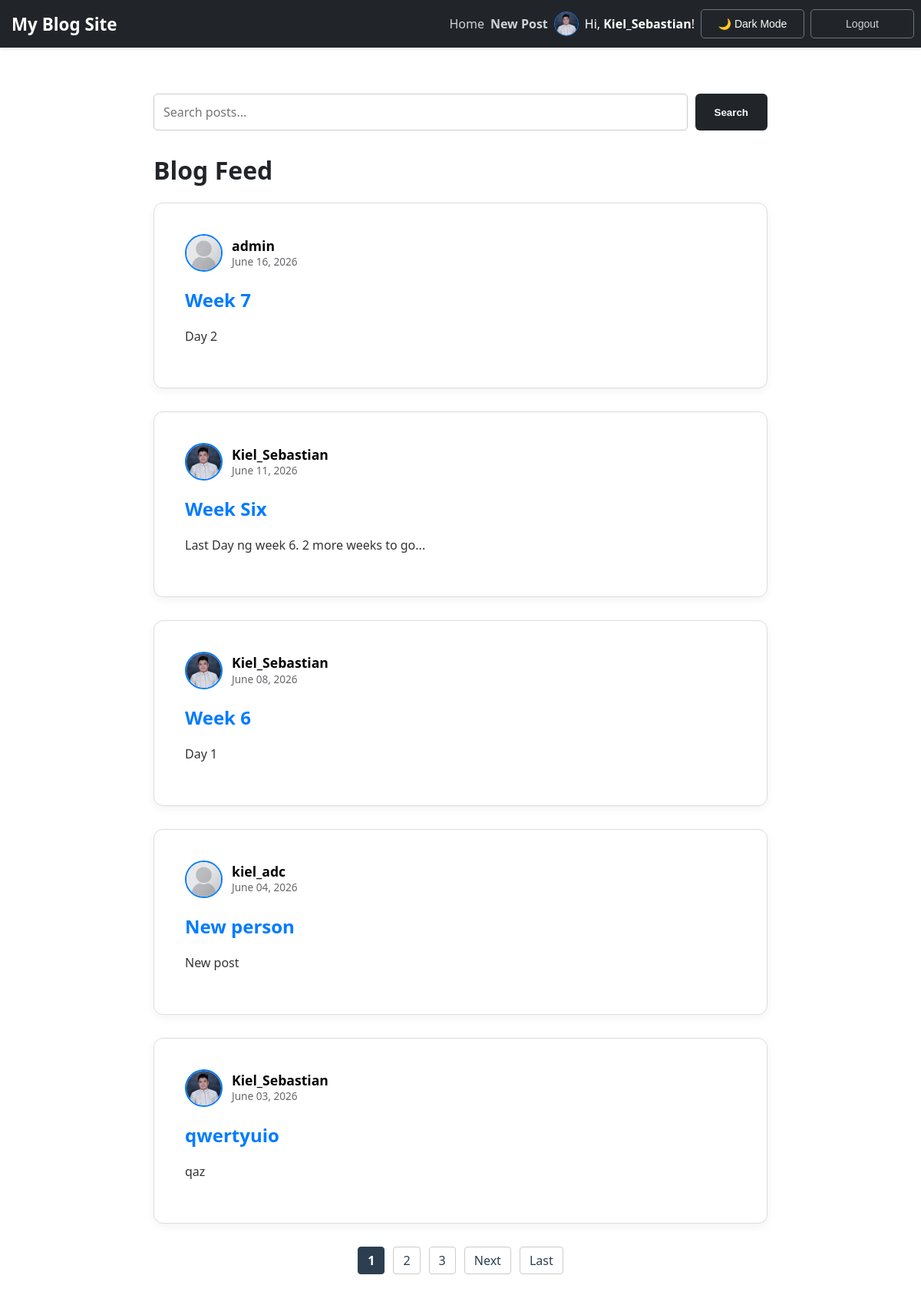
Screenshot of / (signed in) with the database file from the repository.
### blog/models.py (models this page shows, shortened)
class Profile(models.Model):
    user = models.OneToOneField(User, on_delete=models.CASCADE)
    image = models.ImageField(default='default.jpg', upload_to='profile_pics')
    bio = models.TextField(max_length=500, blank=True, help_text="Short description")
    birth_date = models.DateField(null=True, blank=True, verbose_name="Date of Birth")
    gender_3nf = models.ForeignKey(GenderLookup, on_delete=models.SET_NULL, null=True, blank=True)
    civil_status_3nf = models.ForeignKey(CivilStatusLookup, on_delete=models.SET_NULL, null=True, blank=True)
    citizenship_3nf = models.ForeignKey(CitizenshipLookup, on_delete=models.SET_NULL, null=True, blank=True)
    citizenship_acquisition_3nf = models.ForeignKey(CitizenshipAcqLookup, on_delete=models.SET_NULL, null=True, blank=True)
    middle_name = models.CharField(max_length=100, blank=True, null=True)
    name_extension = models.CharField(max_length=20, blank=True, null=True)
    place_of_birth = models.CharField(max_length=255, blank=True, null=True)
    employee_number = models.CharField(max_length=50, blank=True, null=True)
    dual_citizenship_country = models.CharField(max_length=100, blank=True, null=True)
    mobile_number = models.CharField(max_length=20, blank=True, null=True)
    class Meta: db_table = 'pds_personal_information'

class Post(models.Model):
    title = models.CharField(max_length=100)
    content = models.TextField()
    date_posted = models.DateTimeField(auto_now=True)
    author = models.ForeignKey(User, on_delete=models.CASCADE)
    image = models.ImageField(null=True, blank=True, upload_to=user_directory_path)

### blog/views.py (the view)
# urls.py: path('', PostListView.as_view(), name='blog-home'),
class PostListView(ListView):
    model = Post
    template_name = 'blog/home.html'
    context_object_name = 'posts'
    ordering = ['-date_posted']
    paginate_by = 5
    def get_queryset(self):
        query = self.request.GET.get('q')
        if query:
            return Post.objects.filter(
                Q(title__icontains=query) | Q(content__icontains=query)
            ).order_by('-date_posted')
        return Post.objects.all().order_by('-date_posted')
    def get_context_data(self, **kwargs):
        context = super().get_context_data(**kwargs)
        context['search_query'] = self.request.GET.get('q', '')
        return context

### blog/templates/blog/home.html (shortened to what this page needs)
{% extends "blog/base.html" %}
{% block content %}
    {% if not user.is_authenticated %}
        <div class="card" style="text-align: center; padding: 60px 40px; margin-top: 20px;">
            <h1 style="font-size: 2.5rem; color: #212529;">Welcome to My Django Blog</h1>
            <p style="color: #6c757d; font-size: 1.1rem; margin-bottom: 40px;">
                Join our community to share your stories and connect with others.
            </p>
            <div style="display: flex; justify-content: center; gap: 20px;">
                <a href="{% url 'login' %}" class="btn-primary" style="width: 180px; text-decoration: none; text-align: center;">Login</a>
                <a href="{% url 'register' %}" class="btn-secondary" style="width: 180px; text-decoration: none; text-align: center; padding: 12px; border: 1px solid #ccc; border-radius: 4px; color: #212529; font-weight: 600;">Register</a>
            </div>
        </div>
    {% else %}
        <form method="GET" action="{% url 'blog-home' %}" style="display: flex; gap: 10px; margin-bottom: 30px;">
            <input type="text" name="q" value="{{ search_query }}" placeholder="Search posts..."
                style="flex: 1; padding: 12px; border: 1px solid #ccc; border-radius: 5px;" class="search-input">
            <button type="submit" class="btn-primary" style="width: auto; padding: 0 25px;">Search</button>
        </form>
        <h1 class="mb-4 feed-title">Blog Feed</h1>
        {% for post in posts %}
            <article class="card">
                <div class="article-body">
                    <div class="article-metadata" style="display: flex; align-items: center; margin-bottom: 15px;">
                        <a href="{% url 'user-profile' post.author.username %}" style="display: flex; align-items: center; text-decoration: none; color: inherit;">
                            {% if post.author.profile.image %}
                                <img src="{{ post.author.profile.image.url }}" alt="{{ post.author.username }}" class="feed-avatar">
                            {% else %}
                                <div style="width: 45px; height: 45px; border-radius: 50%; border: 2px solid #1877F2; background-color: #e4e6eb; margin-right: 12px;"></div>
                            {% endif %}
                            <div style="line-height: 1.2;">
                                <span class="feed-author-name" style="font-weight: bold; font-size: 1.1rem;">{{ post.author.username }}</span><br>
                                <span class="feed-date" style="font-size: 0.85rem;">{{ post.date_posted|date:"F d, Y" }}</span>
                            </div>
                        </a>
                    </div>
                    <h2>
                        <a class="article-title" href="{% url 'post-detail' post.pk %}" style="text-decoration: none; color: #007bff;">{{ post.title }}</a>
                    </h2>
                    <p class="article-content">{{ post.content|truncatewords:30 }}</p>
                </div>
            </article>
        {% empty %}
            <div class="card" style="text-align: center; padding: 30px;">
                <p>No posts yet. <a href="{% url 'post-create' %}">Be the first to create one!</a></p>
            </div>
        {% endfor %}
        {% if is_paginated %}
            <div style="margin-top: 30px; display: flex; justify-content: center; gap: 5px;">
                {% for num in page_obj.paginator.page_range %}
                    {% if page_obj.number == num %}
                        <span class="pagination-active">{{ num }}</span>
                    {% elif num > page_obj.number|add:'-3' and num < page_obj.number|add:'3' %}
                        <a href="?page={{ num }}{% if search_query %}&q={{ search_query }}{% endif %}" class="pagination-link">{{ num }}</a>
                    {% endif %}
                {% endfor %}
                {% if page_obj.has_next %}
                    <a href="?page={{ page_obj.next_page_number }}{% if search_query %}&q={{ search_query }}{% endif %}" class="pagination-link">Next</a>
                    <a href="?page={{ page_obj.paginator.num_pages }}{% if search_query %}&q={{ search_query }}{% endif %}" class="pagination-link">Last</a>
                {% endif %}
            </div>
        {% endif %}
    {% endif %}
{% endblock %}

### blog/templates/blog/base.html (shortened to what this page needs)
{% load static %}
<!DOCTYPE html>
<html lang="en">
<head>
    <link rel="stylesheet" type="text/css" href="{% static 'blog/main.css' %}">
</head>
<body>
    <nav class="navbar">
        <div class="nav-container">
            <a href="{% url 'blog-home' %}" class="nav-logo">My Blog Site</a>
            <div class="nav-links">
                <a href="{% url 'blog-home' %}">Home</a>
                {% if user.is_authenticated %}
                    <a href="{% url 'post-create' %}" style="font-weight: 600;">New Post</a>
                    <a href="{% url 'user-profile' user.username %}" style="display: inline-flex; align-items: center; text-decoration: none;">
                        <img src="{{ user.profile.image.url }}" alt="Nav Profile" style="width: 30px; height: 30px; border-radius: 50%; border: 1px solid #1877F2; object-fit: cover; margin-right: 8px;">
                        <span style="color: #fff;">Hi, <strong>{{ user.username }}</strong>!</span>
                    </a>
                    <button id="theme-toggle" class="theme-toggle-btn">🌙 Dark Mode</button>
                    <form method="post" action="{% url 'logout' %}" style="display:inline;">
                        <button type="submit" class="nav-logout-btn">Logout</button>
                    </form>
                {% else %}
                    <a href="{% url 'login' %}">Login</a>
                    <a href="{% url 'register' %}">Register</a>
                {% endif %}
            </div>
        </div>
    </nav>
    <div class="main-wrapper" style="margin-top: 60px;">
        {% block content %}{% endblock %}
    </div>
</body>
</html>

### blog/static/blog/main.css (style rules this page uses)
body { background-color: #f0f2f5; font-family: 'Segoe UI', Roboto, Helvetica, Arial, sans-serif; margin: 0; color: #1c1e21; }
.navbar { background-color: #212529; padding: 0.75rem 0; box-shadow: 0 2px 4px rgba(0,0,0,0.1); position: sticky; top: 0; z-index: 1000; }
.nav-container { max-width: 98%; width: 100%; margin: 0 auto; display: flex; justify-content: space-between; align-items: center; padding: 0 15px; }
.nav-logo { color: white !important; text-decoration: none; font-size: 1.4rem; font-weight: bold; margin-left: 0; }
.nav-links { display: flex; align-items: center; gap: 25px; }
.nav-links a { color: #ced4da; text-decoration: none; font-weight: 500; }
.nav-logout-btn { background: transparent; border: 1px solid #6c757d; color: #ced4da; padding: 6px 15px; border-radius: 4px; cursor: pointer; }
.main-wrapper { max-width: 800px; margin: 60px auto; padding: 0 20px; }
.card { background: white; border-radius: 12px; border: 1px solid #ddd; padding: 40px; margin-bottom: 30px; box-shadow: 0 4px 12px rgba(0,0,0,0.05); }
.btn-primary { background-color: #212529; color: white; padding: 12px 25px; border: none; border-radius: 6px; font-weight: 600; cursor: pointer; transition: 0.2s; display: inline-block; text-align: center; }
form input[type="text"], form input[type="password"], form input[type="email"], form textarea { width: 100%; padding: 15px; border: 1px solid #ccc; border-radius: 6px; box-sizing: border-box; font-size: 1rem; font-family: inherit; }
.content-section img, .card img { width: 100% !important; max-width: 100% !important; height: auto !important; display: block !important; margin: 0 auto 20px !important; border-radius: 8px; }
.card img.feed-avatar, .content-section img.feed-avatar, img.feed-avatar { width: 45px !important; height: 45px !important; max-width: 45px !important; object-fit: cover !important; border-radius: 50% !important; margin: 0 12px 0 0 !important; display: inline-block !important; border: 2px solid #007bff !important; }

### blog/templates/blog/base.html (style rules this page uses)
body { background-color: #ffffff; color: #212529; transition: background-color 0.3s, color 0.3s; }
.feed-author-name { color: #050505; }
.feed-date { color: #65676B; }
.article-content { color: #333333; }
.theme-toggle-btn, .nav-logout-btn { width: 135px !important; height: 38px !important; display: inline-flex !important; justify-content: center !important; align-items: center !important; box-sizing: border-box !important; padding: 0 !important; font-size: 14px !important; font-weight: 500 !important; border-radius: 5px !important; cursor: pointer; transition: all 0.2s ease-in-out; }
.theme-toggle-btn { background: transparent; color: #ffffff; border: 1px solid #6c757d; }
.nav-logout-btn { background: transparent; color: #ced4da !important; border: 1px solid #6c757d; }
.nav-links { gap: 8px !important; align-items: center !important; display: flex !important; }
.nav-links > a, .nav-links > button, .nav-links > form { margin-right: 0 !important; }
.pagination-link { padding: 6px 12px; border: 1px solid #ccc; text-decoration: none; color: #2c3e50; border-radius: 4px; margin: 0 3px; display: inline-block; transition: background-color 0.2s, color 0.2s; }
.pagination-active { padding: 6px 12px; background-color: #2c3e50; color: white; border: 1px solid #2c3e50; border-radius: 4px; margin: 0 3px; display: inline-block; font-weight: bold; }

### rows the page displays
Post: author.profile.image (placeholder picture), author.username "admin", date_posted "June 16, 2026", title "Week 7", content "Day 2"
Post: author.profile.image (picture), author.username "Kiel_Sebastian", date_posted "June 11, 2026", title "Week Six", content "Last Day ng week 6. 2 more weeks to go..."
Post: author.profile.image (picture), author.username "Kiel_Sebastian", date_posted "June 08, 2026", title "Week 6", content "Day 1"
Post: author.profile.image (placeholder picture), author.username "kiel_adc", date_posted "June 04, 2026", title "New person", content "New post"
Post: author.profile.image (picture), author.username "Kiel_Sebastian", date_posted "June 03, 2026", title "qwertyuio", content "qaz"

### other values shown
{{ user.username }} "Kiel_Sebastian"
{{ num }} "1"
{{ num }} "2" "3"
